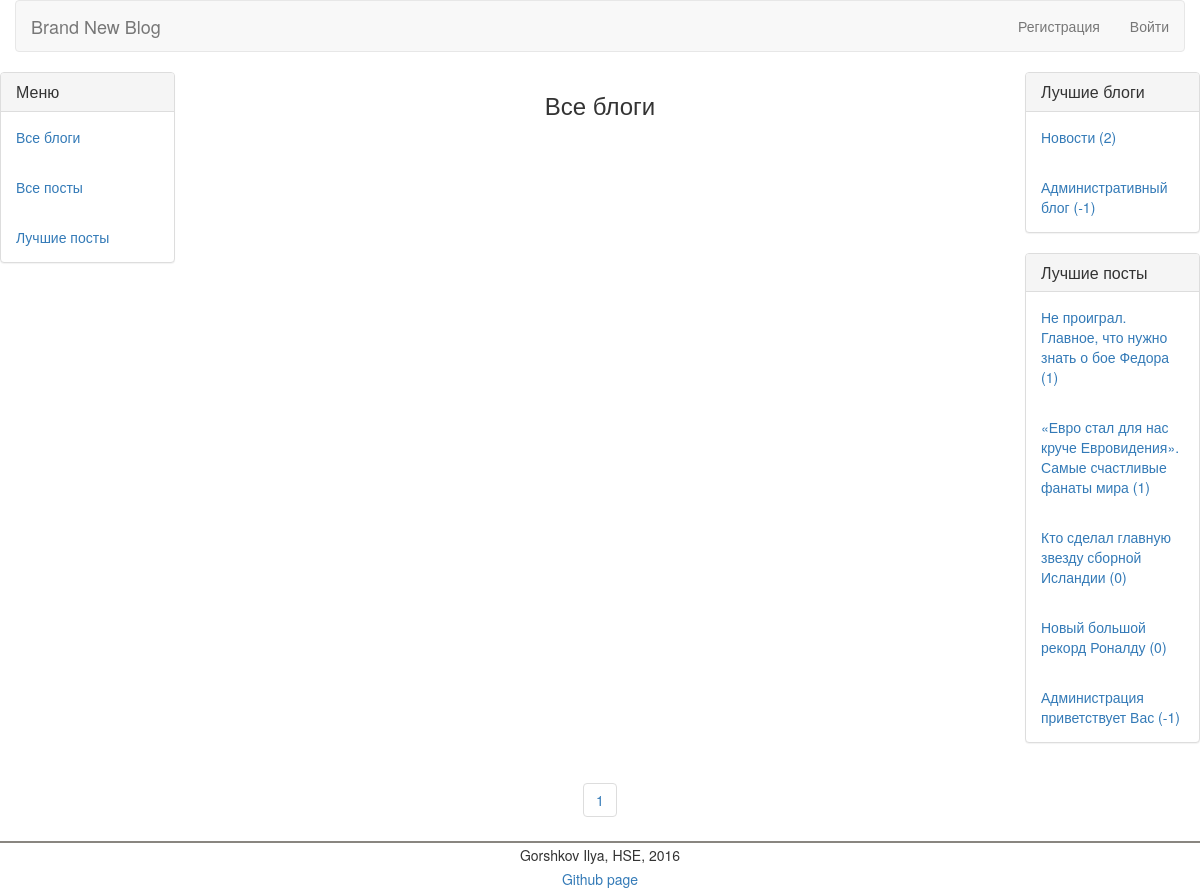
/blogs/page/2/, run on the app's committed database.
### collective_blog/models.py (models this page shows, shortened)
class Blog(models.Model):
     full_name = models.CharField(max_length=70)
     name = models.CharField(max_length=30)
     description = models.CharField(max_length=140, default = '')
     rating = models.IntegerField(default=0)

class Post(models.Model):
     author = models.ForeignKey(User, default=0)
     blog = models.ForeignKey('Blog')
     title = models.CharField(max_length=70)
     text = models.TextField()
     rating = models.IntegerField(default=0)
     published_date = models.DateTimeField(
            blank=True, null=True)
     def __str__(self):
        return self.title

### collective_blog/views.py (the view)
# urls.py: url(r'^blogs/page/(?P<page_number>[0-9]+)/$', views.blogs_by_rating, name = 'blogs_by_rating'),
def blogs_by_rating(request, page_number):
    Top_blogs, Top_posts = update_Blogs_and_Posts_by_rating()
    count_pages = int(ceil(len(Blog.objects.all())/10.0))
    page_blogs = Blog.objects.order_by('-rating')[10 * (int(page_number) - 1):10 * int(page_number)]
    return render(request, 'collective_blog/blogs_by_rating.html', {"Blogs":Top_blogs, "Posts":Top_posts, "count_pages":range(1, count_pages + 1), "Page_Blogs":page_blogs, "title":'Список блогов'})

### collective_blog/views.py (called while the page is built)
def update_Blogs_and_Posts_by_rating():
    Blogs = Blog.objects.order_by('-rating')[:5]
    Posts = Post.objects.order_by('-rating')[:5]
    return Blogs, Posts

### collective_blog/templates/collective_blog/blogs_by_rating.html (shortened to what this page needs)
{% extends 'collective_blog/base.html' %}
{% block content %}
    <div class="col-md-8">
        <h3 class="text-center">
            Все блоги
        </h3>
    </div>
{% endblock content %}
{%  block pages %}
    <div align="center">
        <ul class="pagination">
            {% for c in count_pages %}
                <li>
                    <a href="{% url 'blogs_by_rating' page_number=c %}">{{ c }}</a>
                </li>
            {% endfor %}
        </ul>
    </div>
{% endblock %}

### collective_blog/templates/collective_blog/base.html (shortened to what this page needs)
{% load staticfiles %}
<!DOCTYPE html>
<html lang="ru">
  <head>
      <link href="{% static 'css/bootstrap.min.css' %}" rel="stylesheet">
      <link href="{% static 'css/style.css' %}" rel="stylesheet">
  </head>
  <body>
    <div class="container-fluid">
	    <div class="row">
		    <div class="col-md-12">
			    <nav class="navbar navbar-default" role="navigation">
				    <div class="navbar-header">
					     <a class="navbar-brand" href="/">Brand New Blog</a>
				    </div>
				    <div class="collapse navbar-collapse" id="bs-example-navbar-collapse-1">
					    <ul class="nav navbar-nav navbar-right">
                            {% if not user.is_authenticated %}
                                <li>
							        <a href="{% url 'register' %}">Регистрация</a>
						        </li>
                                <li>
							        <a href={% url 'login' %}>Войти</a>
						        </li>
                            {% endif %}
					    </ul>
				    </div>
			    </nav>
		    </div>
	    </div>
    </div>
	<div class="row">
		<div class="col-md-2">
			<div class="panel panel-default">
				<div class="panel-heading">
					<h3 class="panel-title">
						Меню
					</h3>
				</div>
				<div class="panel-body">
					<a href="{% url 'blogs_by_rating' page_number=1 %}">Все блоги</a>
				</div>
				<div class="panel-body">
					<a href="{% url 'by_date_all_page' page_number=1 %}">Все посты</a>
				</div>
				<div class="panel-body">
					<a href="{% url 'by_rating_all_page' page_number=1 %}">Лучшие посты</a>
				</div>
			</div>
		</div>
		{%  block content %}
        {% endblock %}
		<div class="col-md-2">
			<div class="panel panel-default">
				<div class="panel-heading">
					<h3 class="panel-title">
						Лучшие блоги
					</h3>
				</div>
                {% for Blog in Blogs %}
				<div class="panel-body">
					<a href="{% url 'blog_detail' blog_id=Blog.name %}">{{ Blog.full_name }} ({{ Blog.rating }})</a>
				</div>
                {% endfor %}
			</div>
			<div class="panel panel-default">
				<div class="panel-heading">
					<h3 class="panel-title">
						Лучшие посты
					</h3>
				</div>
                {% for Post in Posts %}
				<div class="panel-body">
					<a href="{% url 'post_detail' post_id=Post.pk blog_id=Post.blog.name%}">{{ Post }} ({{ Post.rating }})</a>
				</div>
                {% endfor %}
			</div>
		</div>
	</div>
    <div class="row">
		<div class="col-md-2">
		</div>
		<div class="col-md-8">
            {%  block pages %}
            {% endblock %}
		</div>
		<div class="col-md-2">
		</div>
	</div>
  </body>
<table border="0" cellpadding="5" cellspacing="0" width="100%" style="border-top:2px solid #898680;">
<tr><td align="center" style="background:#FFFFFF;">Gorshkov Ilya, HSE, 2016</td></tr>
<tr><td align="center" style="background:#FFFFFF;"><span class="pbUrBTHC"><a href="https://github.com/iagorshkov/collective_blog">Github page</a></span></td></tr>
</table>
</html>

### collective_blog/static/css/style.css (style rules this page uses)
td { padding: 2px; vertical-align: bottom; }

### data on the page
Blog: full_name "Новости", rating "2"
Blog: full_name "Административный блог", rating "-1"
Post: title "Не проиграл. Главное, что нужно знать о бое Федора", rating "1"
Post: title "«Евро стал для нас круче Евровидения». Самые счастливые фанаты мира", rating "1"
Post: title "Кто сделал главную звезду сборной Исландии", rating "0"
Post: title "Новый большой рекорд Роналду", rating "0"
Post: title "Администрация приветствует Вас", rating "-1"

### other printed values
{{ c }} "1"
